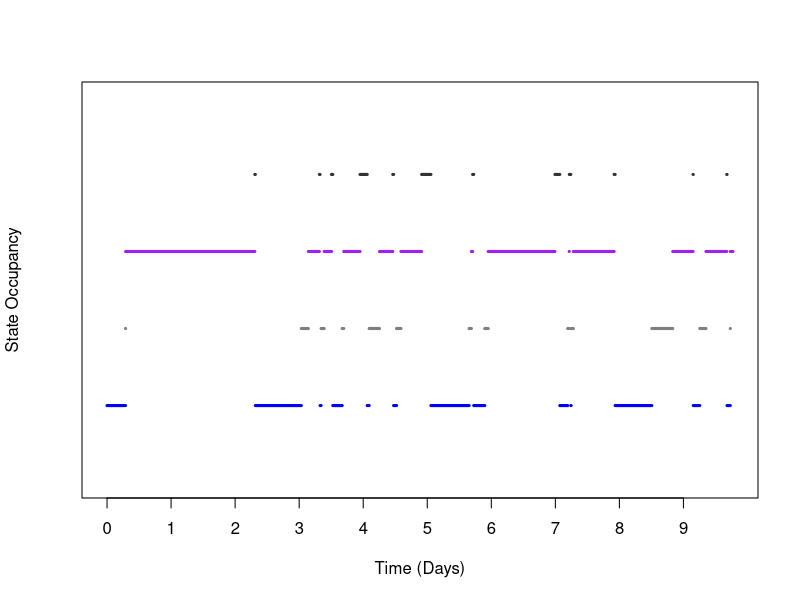
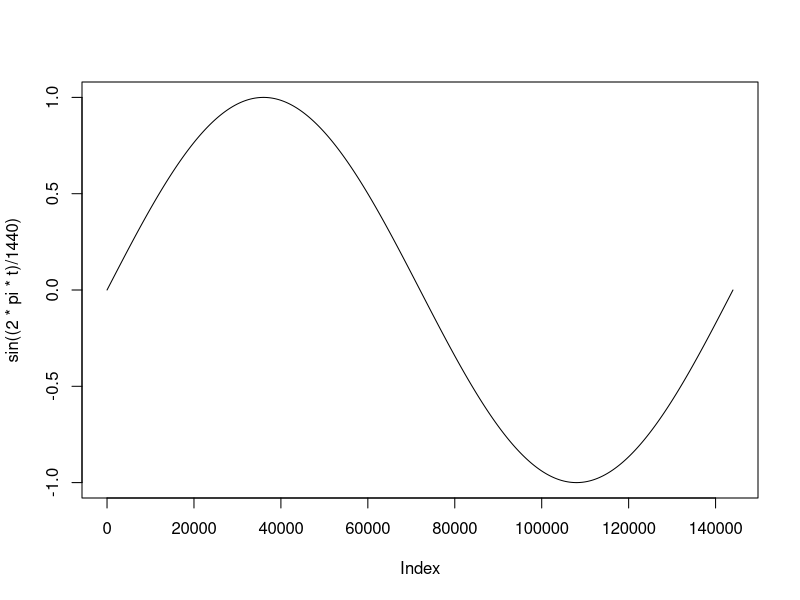
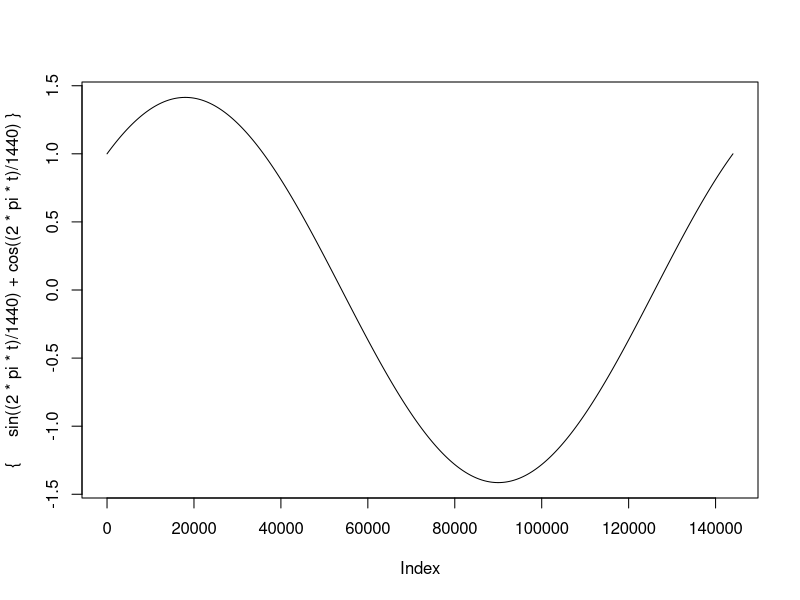
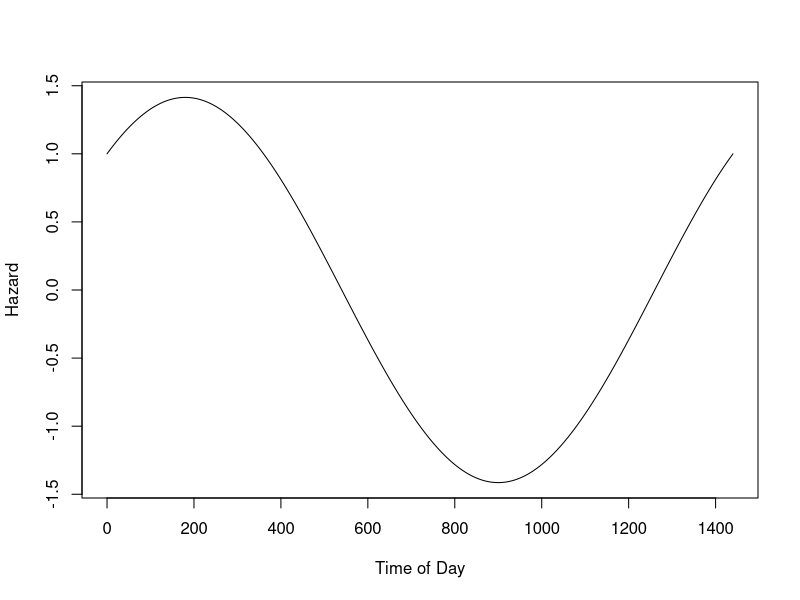

The R script that drew these images, in order:
dMin = 1:(60*24)

homeTime = 1/12
commute2Work = 1/1
commute2Home = 1/1
workTime = 1/10



simpleHuman <- function(maxSteps=1e3){
  states = vector(mode = "character",length = maxSteps+1)
  times = vector(mode = "numeric",length = maxSteps+1)
  duration = vector(mode = "numeric",length = maxSteps+1)
  
  times[1] = 0
  states[1] = "H"
  duration[1] = rexp(n = 1,rate = homeTime)
  
  for(i in 1:maxSteps){
    print(paste0("iteration: ",i))
    switch(EXPR = states[i],
            H = {
              tDur = rexp(n = 1,rate = homeTime)
              times[i+1] = times[i] + tDur
              duration[i+1] = tDur
              states[i+1] = "H2W"
            },
            H2W = {
              tDur = rexp(n = 1,rate = commute2Work)
              times[i+1] = times[i] + tDur
              duration[i+1] = tDur
              states[i+1] = "W"
            },
            W = {
              tDur = rexp(n = 1,rate = workTime)
              times[i+1] = times[i] + tDur
              duration[i+1] = tDur
              states[i+1] = "W2H"
            },
            W2H = {
              tDur = rexp(n = 1,rate = commute2Home)
              times[i+1] = times[i] + tDur
              duration[i+1] = tDur
              states[i+1] = "H"
            },
            {stop(paste0("unrecognized state",states[i]))}
           )
  }
  return(list(states=states,times=times,duration=duration))
}

out = simpleHuman(maxSteps = 50)

xlim = c(0,max(out$times)+1)
ylim = c(0,5)

plot(1,type="n",xaxt="n",yaxt="n",ylab="State Occupancy",xlab="Time (Days)",xlim=xlim,ylim=ylim)
ttMax = max(out$times)/24
axis(side = 1,at = (0:ttMax)*24,labels = 0:ttMax)
cols = c("blue","grey50","purple","grey20")
for(i in 1:length(out$states)){
  if(i==length(out$states)){
    switch(out$states[i],
           H = {
             segments(x0 = out$times[i],y0 = 1,x1 = out$times[i]+1,y1 = 1,col = cols[1],lwd = 3)
           },
           H2W = {
             segments(x0 = out$times[i],y0 = 2,x1 = out$times[i]+1,y1 = 2,col = cols[2],lwd = 3)
           },
           W = {
             segments(x0 = out$times[i],y0 = 3,x1 = out$times[i]+1,y1 = 3,col = cols[3],lwd = 3)
           },
           W2H = {
             segments(x0 = out$times[i],y0 = 4,x1 = out$times[i]+1,y1 = 4,col = cols[4],lwd = 3)
           }
    )
  } else {
    switch(out$states[i],
            H = {
              segments(x0 = out$times[i],y0 = 1,x1 = out$times[i+1],y1 = 1,col = cols[1],lwd = 3)
            },
            H2W = {
              segments(x0 = out$times[i],y0 = 2,x1 = out$times[i+1],y1 = 2,col = cols[2],lwd = 3)
            },
            W = {
              segments(x0 = out$times[i],y0 = 3,x1 = out$times[i+1],y1 = 3,col = cols[3],lwd = 3)
            },
            W2H = {
              segments(x0 = out$times[i],y0 = 4,x1 = out$times[i+1],y1 = 4,col = cols[4],lwd = 3)
            }
           )
  }
}

t=seq(from=0,to=24*60,by=0.01)
plot(sin((2*pi*t)/1440),type="l")
plot({
    sin((2*pi*t)/1440) + cos((2*pi*t)/1440)
  },type = "l")

hazFunc = function(t){
  sin((2*pi*t)/1440) + cos((2*pi*t)/1440)
}

out = sin((2*pi*t)/1440) + cos((2*pi*t)/1440)
integrate(f = hazFunc,lower = 0,upper = 1440,subdivisions = 1e3)




hazardFunction <- function(t,sinK,cosK,pow=1){
  sin((sinK*pi*t)/1440) + cos((cosK*pi*t)/1440)
}

tseq = 0:(60*24)

plotHazard <- function(sinK,cosK,pow=1){
  plot(x = tseq,y = hazardFunction(tseq,sinK,cosK,pow),type="l",xlab="Time of Day",ylab="Hazard")
}
plotHazard(sinK = 2,cosK = 2)
